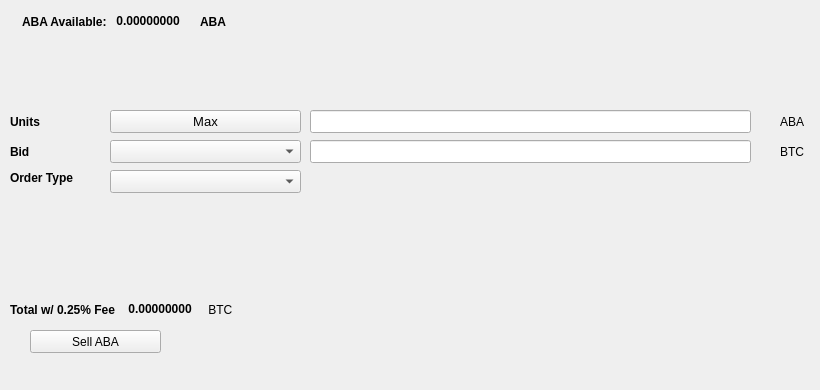
   <widget class="QWidget" name="SellTab">
    <attribute name="title">
     <string>Sell</string>
    </attribute>
    <widget class="QLabel" name="label_16">
     <property name="geometry">
      <rect>
       <x>780</x>
       <y>140</y>
       <width>31</width>
       <height>23</height>
      </rect>
     </property>
     <property name="text">
      <string>BTC</string>
     </property>
    </widget>
    <widget class="QComboBox" name="SellBidcomboBox">
     <property name="geometry">
      <rect>
       <x>110</x>
       <y>140</y>
       <width>191</width>
       <height>23</height>
      </rect>
     </property>
     <property name="font">
      <font>
       <pointsize>10</pointsize>
      </font>
     </property>
    </widget>
    <widget class="QLabel" name="label_18">
     <property name="geometry">
      <rect>
       <x>10</x>
       <y>110</y>
       <width>46</width>
       <height>23</height>
      </rect>
     </property>
     <property name="font">
      <font>
       <weight>75</weight>
       <bold>true</bold>
      </font>
     </property>
     <property name="text">
      <string>Units</string>
     </property>
    </widget>
    <widget class="QPushButton" name="Sell_Max_Amount">
     <property name="geometry">
      <rect>
       <x>110</x>
       <y>110</y>
       <width>191</width>
       <height>23</height>
      </rect>
     </property>
     <property name="font">
      <font>
       <pointsize>10</pointsize>
      </font>
     </property>
     <property name="text">
      <string>Max</string>
     </property>
    </widget>
    <widget class="QLabel" name="label_20">
     <property name="geometry">
      <rect>
       <x>10</x>
       <y>170</y>
       <width>91</width>
       <height>16</height>
      </rect>
     </property>
     <property name="font">
      <font>
       <weight>75</weight>
       <bold>true</bold>
      </font>
     </property>
     <property name="text">
      <string>Order Type</string>
     </property>
    </widget>
    <widget class="QComboBox" name="SellOrdertypeCombo">
     <property name="geometry">
      <rect>
       <x>110</x>
       <y>170</y>
       <width>191</width>
       <height>23</height>
      </rect>
     </property>
     <property name="font">
      <font>
       <pointsize>10</pointsize>
      </font>
     </property>
    </widget>
    <widget class="QLabel" name="label_21">
     <property name="geometry">
      <rect>
       <x>10</x>
       <y>140</y>
       <width>46</width>
       <height>23</height>
      </rect>
     </property>
     <property name="font">
      <font>
       <weight>75</weight>
       <bold>true</bold>
      </font>
     </property>
     <property name="text">
      <string>Bid</string>
     </property>
    </widget>
    <widget class="QLabel" name="label_22">
     <property name="geometry">
      <rect>
       <x>780</x>
       <y>110</y>
       <width>31</width>
       <height>23</height>
      </rect>
     </property>
     <property name="text">
      <string>ABA</string>
     </property>
    </widget>
    <widget class="QLineEdit" name="UnitsInputXXX">
     <property name="geometry">
      <rect>
       <x>310</x>
       <y>110</y>
       <width>441</width>
       <height>23</height>
      </rect>
     </property>
     <property name="font">
      <font>
       <pointsize>9</pointsize>
       <weight>75</weight>
       <bold>true</bold>
      </font>
     </property>
    </widget>
    <widget class="QLineEdit" name="SellBidPriceEdit">
     <property name="geometry">
      <rect>
       <x>310</x>
       <y>140</y>
       <width>441</width>
       <height>23</height>
      </rect>
     </property>
     <property name="font">
      <font>
       <pointsize>9</pointsize>
       <weight>75</weight>
       <bold>true</bold>
      </font>
     </property>
    </widget>
    <widget class="QPushButton" name="SellXXXBTN">
     <property name="geometry">
      <rect>
       <x>30</x>
       <y>330</y>
       <width>131</width>
       <height>23</height>
      </rect>
     </property>
     <property name="text">
      <string>Sell ABA</string>
     </property>
     <property name="icon">
      <iconset resource="../smrtc">
       <normaloff>:/icons/bitcoin</normaloff>:/icons/bitcoin</iconset>
     </property>
    </widget>
    <widget class="QWidget" name="layoutWidget3">
     <property name="geometry">
      <rect>
       <x>22</x>
       <y>12</y>
       <width>258</width>
       <height>19</height>
      </rect>
     </property>
     <layout class="QHBoxLayout" name="horizontalLayout">
      <item>
       <widget class="QLabel" name="label232_2">
        <property name="font">
         <font>
          <weight>75</weight>
          <bold>true</bold>
         </font>
        </property>
        <property name="text">
         <string>ABA Available:</string>
        </property>
       </widget>
      </item>
      <item>
       <widget class="QLabel" name="XXXAvailableLabel">
        <property name="palette">
         <palette>
          <active>
           <colorrole role="WindowText">
            <brush brushstyle="SolidPattern">
             <color alpha="255">
              <red>0</red>
              <green>0</green>
              <blue>0</blue>
             </color>
            </brush>
           </colorrole>
           <colorrole role="Button">
            <brush brushstyle="SolidPattern">
             <color alpha="255">
              <red>0</red>
              <green>170</green>
              <blue>0</blue>
             </color>
            </brush>
           </colorrole>
           <colorrole role="Light">
            <brush brushstyle="SolidPattern">
             <color alpha="255">
              <red>0</red>
              <green>255</green>
              <blue>0</blue>
             </color>
            </brush>
           </colorrole>
           <colorrole role="Midlight">
            <brush brushstyle="SolidPattern">
             <color alpha="255">
              <red>0</red>
              <green>212</green>
              <blue>0</blue>
             </color>
            </brush>
           </colorrole>
           <colorrole role="Dark">
            <brush brushstyle="SolidPattern">
             <color alpha="255">
              <red>0</red>
              <green>85</green>
              <blue>0</blue>
             </color>
            </brush>
           </colorrole>
           <colorrole role="Mid">
            <brush brushstyle="SolidPattern">
             <color alpha="255">
              <red>0</red>
              <green>113</green>
              <blue>0</blue>
             </color>
            </brush>
           </colorrole>
           <colorrole role="Text">
            <brush brushstyle="SolidPattern">
             <color alpha="255">
              <red>0</red>
              <green>170</green>
              <blue>0</blue>
             </color>
            </brush>
           </colorrole>
           <colorrole role="BrightText">
            <brush brushstyle="SolidPattern">
             <color alpha="255">
              <red>255</red>
              <green>255</green>
              <blue>255</blue>
             </color>
            </brush>
           </colorrole>
           <colorrole role="ButtonText">
            <brush brushstyle="SolidPattern">
             <color alpha="255">
              <red>0</red>
              <green>0</green>
              <blue>0</blue>
             </color>
            </brush>
           </colorrole>
           <colorrole role="Base">
            <brush brushstyle="SolidPattern">
             <color alpha="255">
              <red>255</red>
              <green>255</green>
              <blue>255</blue>
             </color>
            </brush>
           </colorrole>
           <colorrole role="Window">
            <brush brushstyle="SolidPattern">
             <color alpha="255">
              <red>0</red>
              <green>170</green>
              <blue>0</blue>
             </color>
            </brush>
           </colorrole>
           <colorrole role="Shadow">
            <brush brushstyle="SolidPattern">
             <color alpha="255">
              <red>0</red>
              <green>0</green>
              <blue>0</blue>
             </color>
            </brush>
           </colorrole>
           <colorrole role="AlternateBase">
            <brush brushstyle="SolidPattern">
             <color alpha="255">
              <red>127</red>
              <green>212</green>
              <blue>127</blue>
             </color>
            </brush>
           </colorrole>
           <colorrole role="ToolTipBase">
            <brush brushstyle="SolidPattern">
             <color alpha="255">
              <red>255</red>
              <green>255</green>
              <blue>220</blue>
             </color>
            </brush>
           </colorrole>
           <colorrole role="ToolTipText">
            <brush brushstyle="SolidPattern">
             <color alpha="255">
              <red>0</red>
              <green>0</green>
              <blue>0</blue>
             </color>
            </brush>
           </colorrole>
          </active>
          <inactive>
           <colorrole role="WindowText">
            <brush brushstyle="SolidPattern">
             <color alpha="255">
              <red>0</red>
              <green>0</green>
              <blue>0</blue>
             </color>
            </brush>
           </colorrole>
           <colorrole role="Button">
            <brush brushstyle="SolidPattern">
             <color alpha="255">
              <red>0</red>
              <green>170</green>
              <blue>0</blue>
             </color>
            </brush>
           </colorrole>
           <colorrole role="Light">
            <brush brushstyle="SolidPattern">
             <color alpha="255">
              <red>0</red>
              <green>255</green>
              <blue>0</blue>
             </color>
            </brush>
           </colorrole>
           <colorrole role="Midlight">
            <brush brushstyle="SolidPattern">
             <color alpha="255">
              <red>0</red>
              <green>212</green>
              <blue>0</blue>
             </color>
            </brush>
           </colorrole>
           <colorrole role="Dark">
            <brush brushstyle="SolidPattern">
             <color alpha="255">
              <red>0</red>
              <green>85</green>
              <blue>0</blue>
             </color>
            </brush>
           </colorrole>
           <colorrole role="Mid">
            <brush brushstyle="SolidPattern">
             <color alpha="255">
              <red>0</red>
              <green>113</green>
              <blue>0</blue>
             </color>
            </brush>
           </colorrole>
           <colorrole role="Text">
            <brush brushstyle="SolidPattern">
             <color alpha="255">
              <red>0</red>
              <green>170</green>
              <blue>0</blue>
             </color>
            </brush>
           </colorrole>
           <colorrole role="BrightText">
            <brush brushstyle="SolidPattern">
             <color alpha="255">
              <red>255</red>
              <green>255</green>
              <blue>255</blue>
             </color>
            </brush>
           </colorrole>
           <colorrole role="ButtonText">
            <brush brushstyle="SolidPattern">
             <color alpha="255">
              <red>0</red>
              <green>0</green>
              <blue>0</blue>
             </color>
            </brush>
           </colorrole>
           <colorrole role="Base">
            <brush brushstyle="SolidPattern">
             <color alpha="255">
              <red>255</red>
              <green>255</green>
              <blue>255</blue>
             </color>
            </brush>
           </colorrole>
           <colorrole role="Window">
            <brush brushstyle="SolidPattern">
             <color alpha="255">
              <red>0</red>
              <green>170</green>
              <blue>0</blue>
             </color>
            </brush>
           </colorrole>
           <colorrole role="Shadow">
            <brush brushstyle="SolidPattern">
             <color alpha="255">
              <red>0</red>
              <green>0</green>
              <blue>0</blue>
             </color>
            </brush>
           </colorrole>
           <colorrole role="AlternateBase">
            <brush brushstyle="SolidPattern">
             <color alpha="255">
              <red>127</red>
              <green>212</green>
              <blue>127</blue>
             </color>
            </brush>
           </colorrole>
           <colorrole role="ToolTipBase">
            <brush brushstyle="SolidPattern">
             <color alpha="255">
              <red>255</red>
              <green>255</green>
              <blue>220</blue>
             </color>
            </brush>
           </colorrole>
           <colorrole role="ToolTipText">
            <brush brushstyle="SolidPattern">
             <color alpha="255">
              <red>0</red>
              <green>0</green>
              <blue>0</blue>
             </color>
            </brush>
           </colorrole>
          </inactive>
          <disabled>
           <colorrole role="WindowText">
            <brush brushstyle="SolidPattern">
             <color alpha="255">
              <red>0</red>
              <green>85</green>
              <blue>0</blue>
             </color>
            </brush>
           </colorrole>
           <colorrole role="Button">
            <brush brushstyle="SolidPattern">
             <color alpha="255">
              <red>0</red>
              <green>170</green>
              <blue>0</blue>
             </color>
            </brush>
           </colorrole>
           <colorrole role="Light">
            <brush brushstyle="SolidPattern">
             <color alpha="255">
              <red>0</red>
              <green>255</green>
              <blue>0</blue>
             </color>
            </brush>
           </colorrole>
           <colorrole role="Midlight">
            <brush brushstyle="SolidPattern">
             <color alpha="255">
              <red>0</red>
              <green>212</green>
              <blue>0</blue>
             </color>
            </brush>
           </colorrole>
           <colorrole role="Dark">
            <brush brushstyle="SolidPattern">
             <color alpha="255">
              <red>0</red>
              <green>85</green>
              <blue>0</blue>
             </color>
            </brush>
           </colorrole>
           <colorrole role="Mid">
            <brush brushstyle="SolidPattern">
             <color alpha="255">
              <red>0</red>
              <green>113</green>
              <blue>0</blue>
             </color>
            </brush>
           </colorrole>
           <colorrole role="Text">
            <brush brushstyle="SolidPattern">
             <color alpha="255">
              <red>0</red>
              <green>85</green>
              <blue>0</blue>
             </color>
            </brush>
           </colorrole>
           <colorrole role="BrightText">
            <brush brushstyle="SolidPattern">
             <color alpha="255">
              <red>255</red>
              <green>255</green>
              <blue>255</blue>
             </color>
            </brush>
           </colorrole>
           <colorrole role="ButtonText">
            <brush brushstyle="SolidPattern">
             <color alpha="255">
              <red>0</red>
              <green>85</green>
              <blue>0</blue>
             </color>
            </brush>
           </colorrole>
           <colorrole role="Base">
            <brush brushstyle="SolidPattern">
             <color alpha="255">
              <red>0</red>
              <green>170</green>
              <blue>0</blue>
             </color>
            </brush>
           </colorrole>
           <colorrole role="Window">
            <brush brushstyle="SolidPattern">
             <color alpha="255">
              <red>0</red>
              <green>170</green>
              <blue>0</blue>
             </color>
            </brush>
           </colorrole>
           <colorrole role="Shadow">
            <brush brushstyle="SolidPattern">
             <color alpha="255">
              <red>0</red>
              <green>0</green>
              <blue>0</blue>
             </color>
            </brush>
           </colorrole>
           <colorrole role="AlternateBase">
            <brush brushstyle="SolidPattern">
             <color alpha="255">
              <red>0</red>
              <green>170</green>
              <blue>0</blue>
             </color>
            </brush>
           </colorrole>
           <colorrole role="ToolTipBase">
            <brush brushstyle="SolidPattern">
             <color alpha="255">
              <red>255</red>
              <green>255</green>
              <blue>220</blue>
             </color>
            </brush>
           </colorrole>
           <colorrole role="ToolTipText">
            <brush brushstyle="SolidPattern">
             <color alpha="255">
              <red>0</red>
              <green>0</green>
              <blue>0</blue>
             </color>
            </brush>
           </colorrole>
          </disabled>
         </palette>
        </property>
        <property name="font">
         <font>
          <weight>75</weight>
          <bold>true</bold>
         </font>
        </property>
        <property name="text">
         <string> 0.00000000 </string>
        </property>
        <property name="textInteractionFlags">
         <set>Qt::LinksAccessibleByMouse|Qt::TextSelectableByKeyboard|Qt::TextSelectableByMouse</set>
        </property>
       </widget>
      </item>
      <item>
       <widget class="QLabel" name="labelXXX">
        <property name="font">
         <font>
          <weight>75</weight>
          <bold>true</bold>
         </font>
        </property>
        <property name="text">
         <string>ABA</string>
        </property>
       </widget>
      </item>
     </layout>
    </widget>
    <widget class="QWidget" name="layoutWidget">
     <property name="geometry">
      <rect>
       <x>10</x>
       <y>300</y>
       <width>268</width>
       <height>19</height>
      </rect>
     </property>
     <layout class="QHBoxLayout" name="horizontalLayout_2">
      <item>
       <widget class="QLabel" name="label_19">
        <property name="font">
         <font>
          <weight>75</weight>
          <bold>true</bold>
         </font>
        </property>
        <property name="text">
         <string>Total w/ 0.25% Fee </string>
        </property>
       </widget>
      </item>
      <item>
       <widget class="QLabel" name="SellCostLabel">
        <property name="palette">
         <palette>
          <active>
           <colorrole role="WindowText">
            <brush brushstyle="SolidPattern">
             <color alpha="255">
              <red>0</red>
              <green>0</green>
              <blue>0</blue>
             </color>
            </brush>
           </colorrole>
           <colorrole role="Button">
            <brush brushstyle="SolidPattern">
             <color alpha="255">
              <red>0</red>
              <green>170</green>
              <blue>0</blue>
             </color>
            </brush>
           </colorrole>
           <colorrole role="Light">
            <brush brushstyle="SolidPattern">
             <color alpha="255">
              <red>0</red>
              <green>255</green>
              <blue>0</blue>
             </color>
            </brush>
           </colorrole>
           <colorrole role="Midlight">
            <brush brushstyle="SolidPattern">
             <color alpha="255">
              <red>0</red>
              <green>212</green>
              <blue>0</blue>
             </color>
            </brush>
           </colorrole>
           <colorrole role="Dark">
            <brush brushstyle="SolidPattern">
             <color alpha="255">
              <red>0</red>
              <green>85</green>
              <blue>0</blue>
             </color>
            </brush>
           </colorrole>
           <colorrole role="Mid">
            <brush brushstyle="SolidPattern">
             <color alpha="255">
              <red>0</red>
              <green>113</green>
              <blue>0</blue>
             </color>
            </brush>
           </colorrole>
           <colorrole role="Text">
            <brush brushstyle="SolidPattern">
             <color alpha="255">
              <red>0</red>
              <green>170</green>
              <blue>0</blue>
             </color>
            </brush>
           </colorrole>
           <colorrole role="BrightText">
            <brush brushstyle="SolidPattern">
             <color alpha="255">
              <red>255</red>
              <green>255</green>
              <blue>255</blue>
             </color>
            </brush>
           </colorrole>
           <colorrole role="ButtonText">
            <brush brushstyle="SolidPattern">
             <color alpha="255">
              <red>0</red>
              <green>0</green>
              <blue>0</blue>
             </color>
            </brush>
           </colorrole>
           <colorrole role="Base">
            <brush brushstyle="SolidPattern">
             <color alpha="255">
              <red>255</red>
              <green>255</green>
              <blue>255</blue>
             </color>
            </brush>
           </colorrole>
           <colorrole role="Window">
            <brush brushstyle="SolidPattern">
             <color alpha="255">
              <red>0</red>
              <green>170</green>
              <blue>0</blue>
             </color>
            </brush>
           </colorrole>
           <colorrole role="Shadow">
            <brush brushstyle="SolidPattern">
             <color alpha="255">
              <red>0</red>
              <green>0</green>
              <blue>0</blue>
             </color>
            </brush>
           </colorrole>
           <colorrole role="AlternateBase">
            <brush brushstyle="SolidPattern">
             <color alpha="255">
              <red>127</red>
              <green>212</green>
              <blue>127</blue>
             </color>
            </brush>
           </colorrole>
           <colorrole role="ToolTipBase">
            <brush brushstyle="SolidPattern">
             <color alpha="255">
              <red>255</red>
              <green>255</green>
              <blue>220</blue>
             </color>
            </brush>
           </colorrole>
           <colorrole role="ToolTipText">
            <brush brushstyle="SolidPattern">
             <color alpha="255">
              <red>0</red>
              <green>0</green>
              <blue>0</blue>
             </color>
            </brush>
           </colorrole>
          </active>
          <inactive>
           <colorrole role="WindowText">
            <brush brushstyle="SolidPattern">
             <color alpha="255">
              <red>0</red>
              <green>0</green>
              <blue>0</blue>
             </color>
            </brush>
           </colorrole>
           <colorrole role="Button">
            <brush brushstyle="SolidPattern">
             <color alpha="255">
              <red>0</red>
              <green>170</green>
              <blue>0</blue>
             </color>
            </brush>
           </colorrole>
           <colorrole role="Light">
            <brush brushstyle="SolidPattern">
             <color alpha="255">
              <red>0</red>
              <green>255</green>
              <blue>0</blue>
             </color>
            </brush>
           </colorrole>
           <colorrole role="Midlight">
            <brush brushstyle="SolidPattern">
             <color alpha="255">
              <red>0</red>
              <green>212</green>
              <blue>0</blue>
             </color>
            </brush>
           </colorrole>
           <colorrole role="Dark">
            <brush brushstyle="SolidPattern">
             <color alpha="255">
              <red>0</red>
              <green>85</green>
              <blue>0</blue>
             </color>
            </brush>
           </colorrole>
           <colorrole role="Mid">
            <brush brushstyle="SolidPattern">
             <color alpha="255">
              <red>0</red>
              <green>113</green>
              <blue>0</blue>
             </color>
            </brush>
           </colorrole>
           <colorrole role="Text">
            <brush brushstyle="SolidPattern">
             <color alpha="255">
              <red>0</red>
              <green>170</green>
              <blue>0</blue>
             </color>
            </brush>
           </colorrole>
           <colorrole role="BrightText">
            <brush brushstyle="SolidPattern">
             <color alpha="255">
              <red>255</red>
              <green>255</green>
              <blue>255</blue>
             </color>
            </brush>
           </colorrole>
           <colorrole role="ButtonText">
            <brush brushstyle="SolidPattern">
             <color alpha="255">
              <red>0</red>
              <green>0</green>
              <blue>0</blue>
             </color>
            </brush>
           </colorrole>
           <colorrole role="Base">
            <brush brushstyle="SolidPattern">
             <color alpha="255">
              <red>255</red>
              <green>255</green>
              <blue>255</blue>
             </color>
            </brush>
           </colorrole>
           <colorrole role="Window">
            <brush brushstyle="SolidPattern">
             <color alpha="255">
              <red>0</red>
              <green>170</green>
              <blue>0</blue>
             </color>
            </brush>
           </colorrole>
           <colorrole role="Shadow">
            <brush brushstyle="SolidPattern">
             <color alpha="255">
              <red>0</red>
              <green>0</green>
              <blue>0</blue>
             </color>
            </brush>
           </colorrole>
           <colorrole role="AlternateBase">
            <brush brushstyle="SolidPattern">
             <color alpha="255">
              <red>127</red>
              <green>212</green>
              <blue>127</blue>
             </color>
            </brush>
           </colorrole>
           <colorrole role="ToolTipBase">
            <brush brushstyle="SolidPattern">
             <color alpha="255">
              <red>255</red>
              <green>255</green>
              <blue>220</blue>
             </color>
            </brush>
           </colorrole>
           <colorrole role="ToolTipText">
            <brush brushstyle="SolidPattern">
             <color alpha="255">
              <red>0</red>
              <green>0</green>
              <blue>0</blue>
             </color>
            </brush>
           </colorrole>
          </inactive>
          <disabled>
           <colorrole role="WindowText">
            <brush brushstyle="SolidPattern">
             <color alpha="255">
              <red>0</red>
              <green>85</green>
              <blue>0</blue>
             </color>
            </brush>
           </colorrole>
           <colorrole role="Button">
            <brush brushstyle="SolidPattern">
             <color alpha="255">
              <red>0</red>
              <green>170</green>
              <blue>0</blue>
             </color>
            </brush>
           </colorrole>
           <colorrole role="Light">
            <brush brushstyle="SolidPattern">
             <color alpha="255">
              <red>0</red>
              <green>255</green>
              <blue>0</blue>
             </color>
            </brush>
           </colorrole>
           <colorrole role="Midlight">
            <brush brushstyle="SolidPattern">
             <color alpha="255">
              <red>0</red>
              <green>212</green>
              <blue>0</blue>
             </color>
            </brush>
           </colorrole>
           <colorrole role="Dark">
            <brush brushstyle="SolidPattern">
             <color alpha="255">
              <red>0</red>
              <green>85</green>
              <blue>0</blue>
             </color>
            </brush>
           </colorrole>
           <colorrole role="Mid">
            <brush brushstyle="SolidPattern">
             <color alpha="255">
              <red>0</red>
              <green>113</green>
              <blue>0</blue>
             </color>
            </brush>
           </colorrole>
           <colorrole role="Text">
            <brush brushstyle="SolidPattern">
             <color alpha="255">
              <red>0</red>
              <green>85</green>
              <blue>0</blue>
             </color>
            </brush>
           </colorrole>
           <colorrole role="BrightText">
            <brush brushstyle="SolidPattern">
             <color alpha="255">
              <red>255</red>
              <green>255</green>
              <blue>255</blue>
             </color>
            </brush>
           </colorrole>
           <colorrole role="ButtonText">
            <brush brushstyle="SolidPattern">
             <color alpha="255">
              <red>0</red>
              <green>85</green>
              <blue>0</blue>
             </color>
            </brush>
           </colorrole>
           <colorrole role="Base">
            <brush brushstyle="SolidPattern">
             <color alpha="255">
              <red>0</red>
              <green>170</green>
              <blue>0</blue>
             </color>
            </brush>
           </colorrole>
           <colorrole role="Window">
            <brush brushstyle="SolidPattern">
             <color alpha="255">
              <red>0</red>
              <green>170</green>
              <blue>0</blue>
             </color>
            </brush>
           </colorrole>
           <colorrole role="Shadow">
            <brush brushstyle="SolidPattern">
             <color alpha="255">
              <red>0</red>
              <green>0</green>
              <blue>0</blue>
             </color>
            </brush>
           </colorrole>
           <colorrole role="AlternateBase">
            <brush brushstyle="SolidPattern">
             <color alpha="255">
              <red>0</red>
              <green>170</green>
              <blue>0</blue>
             </color>
            </brush>
           </colorrole>
           <colorrole role="ToolTipBase">
            <brush brushstyle="SolidPattern">
             <color alpha="255">
              <red>255</red>
              <green>255</green>
              <blue>220</blue>
             </color>
            </brush>
           </colorrole>
           <colorrole role="ToolTipText">
            <brush brushstyle="SolidPattern">
             <color alpha="255">
              <red>0</red>
              <green>0</green>
              <blue>0</blue>
             </color>
            </brush>
           </colorrole>
          </disabled>
         </palette>
        </property>
        <property name="font">
         <font>
          <weight>75</weight>
          <bold>true</bold>
         </font>
        </property>
        <property name="autoFillBackground">
         <bool>false</bool>
        </property>
        <property name="text">
         <string> 0.00000000</string>
        </property>
        <property name="textInteractionFlags">
         <set>Qt::LinksAccessibleByMouse|Qt::TextSelectableByMouse</set>
        </property>
       </widget>
      </item>
      <item>
       <widget class="QLabel" name="label_17">
        <property name="font">
         <font>
          <weight>50</weight>
          <bold>false</bold>
         </font>
        </property>
        <property name="text">
         <string> BTC</string>
        </property>
       </widget>
      </item>
     </layout>
    </widget>
    <widget class="QLabel" name="label_23">
     <property name="geometry">
      <rect>
       <x>460</x>
       <y>300</y>
       <width>281</width>
       <height>81</height>
      </rect>
     </property>
     <property name="text">
      <string/>
     </property>
     <property name="pixmap">
      <pixmap>:/images/bittrex</pixmap>
     </property>
    </widget>
   </widget>
